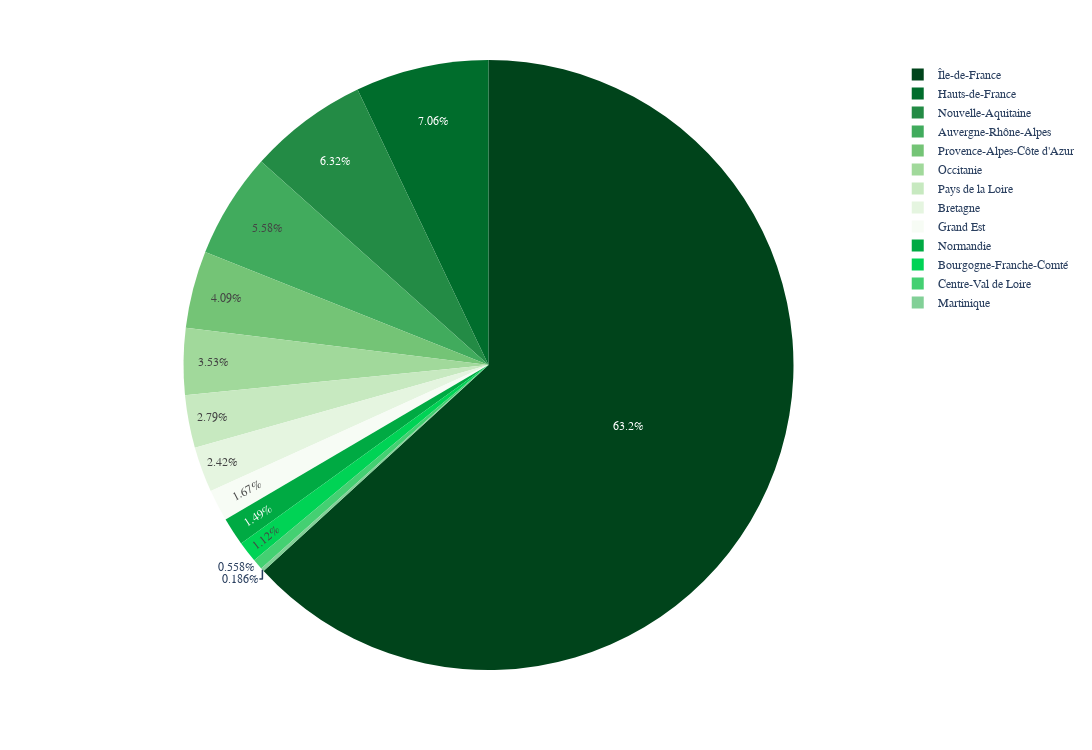

This figure's notebook cell:
### Markdown cell above
*In France, Île-de-France and Paris dominate the B Corp concentration, representing over 60% of certified companies, revealing urban centers as hubs of responsible business activity.*

### Code cell
# Visualizing the distribution using a pie chart

fig = px.pie(france_grouped,
             values='industry_count',
             names='Region',
             color_discrete_sequence=px.colors.sequential.Greens_r)

fig.update_layout(
    width=1100,
    height=750,
    font_family="Georgia")

fig.show()

### Figure 1 — Plotly figure (JSON) as saved in the notebook; plotly's stock layout.template omitted (floating-point values rounded to 4 significant figures)
{"data": [{"domain": {"x": [0, 1], "y": [0, 1]}, "hovertemplate": "Region=%{label}<br>industry_count=%{value}<extra></extra>", "labels": ["Auvergne-Rhône-Alpes", "Bourgogne-Franche-Comté", "Bretagne", "Centre-Val de Loire", "Grand Est", "Hauts-de-France", "Martinique", "Normandie", "Nouvelle-Aquitaine", "Occitanie", "Pays de la Loire", "Provence-Alpes-Côte d'Azur", "Île-de-France"], "legendgroup": "", "name": "", "showlegend": true, "type": "pie", "values": [30, 6, 13, 3, 9, 38, 1, 8, 34, 19, 15, 22, 340]}], "layout": {"font": {"family": "Georgia"}, "height": 750, "legend": {"tracegroupgap": 0}, "margin": {"t": 60}, "piecolorway": ["rgb(0,68,27)", "rgb(0,109,44)", "rgb(35,139,69)", "rgb(65,171,93)", "rgb(116,196,118)", "rgb(161,217,155)", "rgb(199,233,192)", "rgb(229,245,224)", "rgb(247,252,245)"], "width": 1100}}
